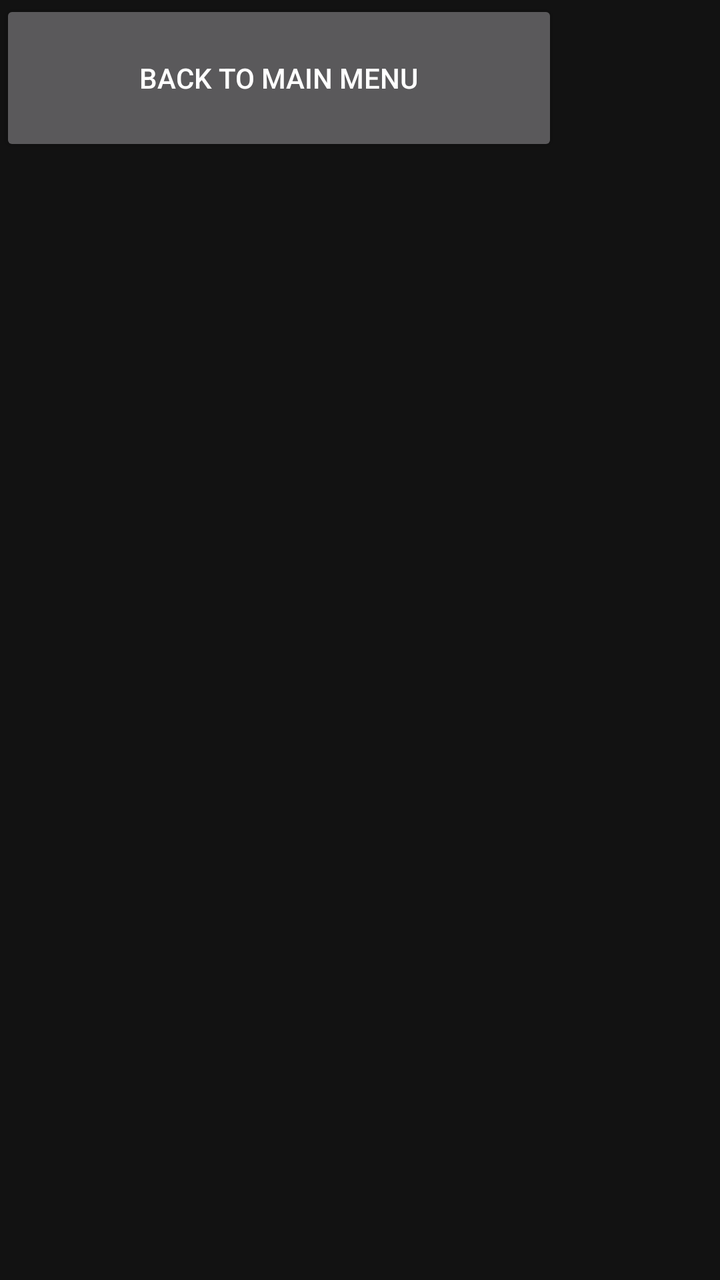
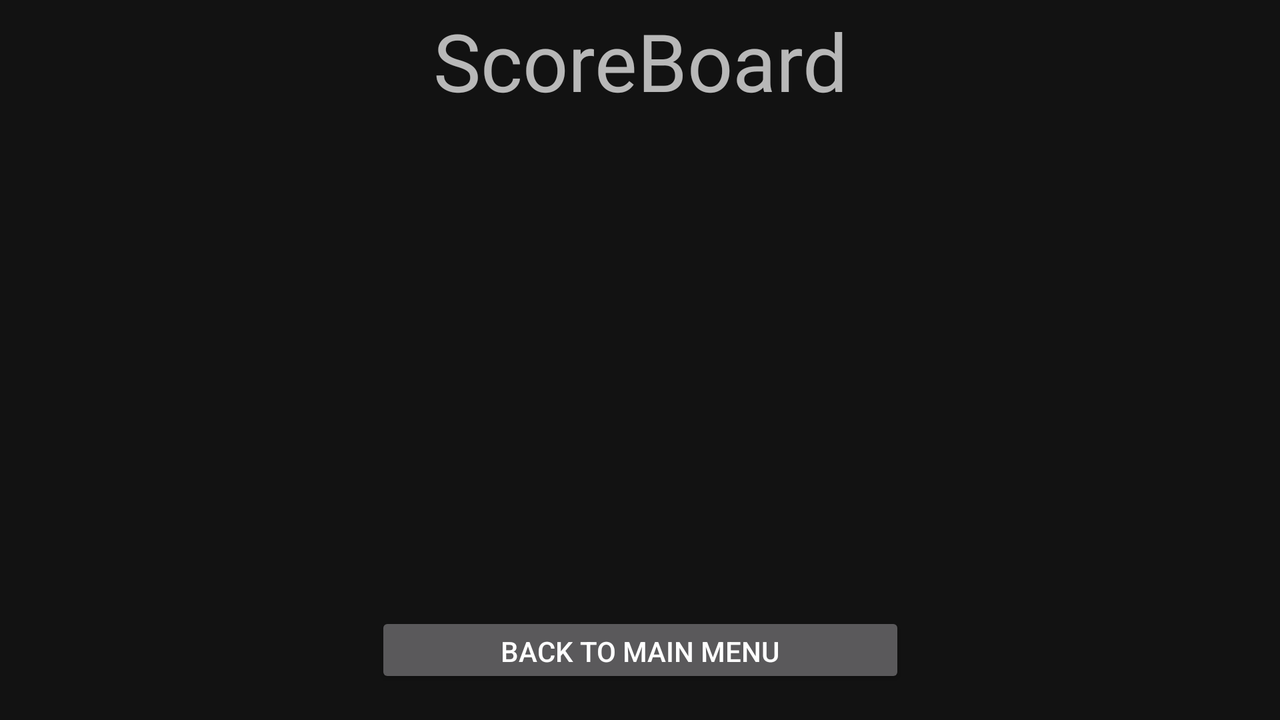

The same Android screen from two of the app's own layout files: first res/layout/ as a phone draws it, then the author's variant for another configuration, drawn on a device whose configuration selects that folder. Both files follow.
<!-- AndroidManifest.xml: application theme Theme.SplendorMobileGame -->
<!-- res/layout/endingscreen.xml -->
<?xml version="1.0" encoding="utf-8"?>
<androidx.constraintlayout.widget.ConstraintLayout xmlns:android="http://schemas.android.com/apk/res/android"
    xmlns:tools="http://schemas.android.com/tools"
    android:layout_width="match_parent"
    android:layout_height="match_parent">

    <TextView
        android:id="@+id/ScoreBoard"
        android:layout_width="237dp"
        android:layout_height="77dp"
        android:text="ScoreBoard"
        android:textSize="40dp"
        android:gravity="center"
        tools:layout_editor_absoluteX="87dp"
        tools:layout_editor_absoluteY="30dp" />

    <ListView
        android:id="@+id/rankingListView"
        android:layout_width="323dp"
        android:layout_height="391dp"
        tools:layout_editor_absoluteX="44dp"
        tools:layout_editor_absoluteY="136dp" />

    <Button
        android:id="@+id/BackToMenuButton"
        android:layout_width="279dp"
        android:layout_height="78dp"
        android:text="Back to main menu"
        tools:layout_editor_absoluteX="78dp"
        tools:layout_editor_absoluteY="586dp" />
</androidx.constraintlayout.widget.ConstraintLayout>
<!-- resources referenced by this layout -->
<resources>
  <style name="Theme.SplendorMobileGame" parent="Theme.MaterialComponents.NoActionBar">
          
          <item name="colorPrimary">@color/purple_500</item>
          <item name="colorPrimaryVariant">@color/purple_700</item>
          <item name="colorOnPrimary">@color/white</item>
          
          <item name="colorSecondary">@color/teal_200</item>
          <item name="colorSecondaryVariant">@color/teal_700</item>
          <item name="colorOnSecondary">@color/black</item>
          
          <item name="android:statusBarColor">?attr/colorPrimaryVariant</item>
          
      </style>
  <color name="purple_500">#FF6200EE</color>
  <color name="purple_700">#FF3700B3</color>
  <color name="white">#FFFFFFFF</color>
  <color name="teal_200">#FF03DAC5</color>
  <color name="teal_700">#FF018786</color>
  <color name="black">#FF000000</color>
</resources>
<!-- res/layout-land/endingscreen.xml (the author's variant of the layout above) -->
<!-- drawn on the phone turned sideways -->
<?xml version="1.0" encoding="utf-8"?>
<androidx.constraintlayout.widget.ConstraintLayout xmlns:android="http://schemas.android.com/apk/res/android"
    xmlns:app="http://schemas.android.com/apk/res-auto"
    xmlns:tools="http://schemas.android.com/tools"
    android:layout_width="match_parent"
    android:layout_height="match_parent">

    <Button
        android:id="@+id/BackToMenuButton"
        android:layout_width="265dp"
        android:layout_height="38dp"
        android:layout_marginBottom="16dp"
        android:text="Back to main menu"
        app:layout_constraintBottom_toBottomOf="parent"
        app:layout_constraintEnd_toEndOf="parent"
        app:layout_constraintStart_toStartOf="parent" />

    <ListView
        android:id="@+id/rankingListView"
        android:layout_width="646dp"
        android:layout_height="236dp"
        android:layout_marginBottom="8dp"
        app:layout_constraintBottom_toTopOf="@+id/BackToMenuButton"
        app:layout_constraintEnd_toEndOf="parent"
        app:layout_constraintHorizontal_bias="0.494"
        app:layout_constraintStart_toStartOf="parent" />

    <TextView
        android:id="@+id/ScoreBoard"
        android:layout_width="237dp"
        android:layout_height="77dp"
        android:gravity="center"
        android:text="ScoreBoard"
        android:textSize="40dp"
        app:layout_constraintBottom_toTopOf="@+id/rankingListView"
        app:layout_constraintEnd_toEndOf="parent"
        app:layout_constraintStart_toStartOf="parent"
        app:layout_constraintTop_toTopOf="parent"
        app:layout_constraintVertical_bias="0.571" />

</androidx.constraintlayout.widget.ConstraintLayout>
